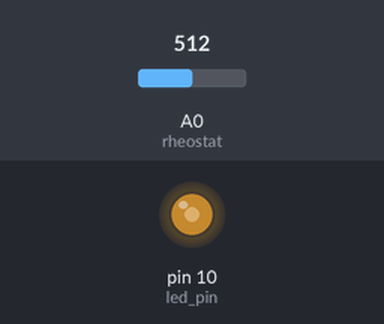
Bench run of a sketch on a simulated Arduino Uno, built with avr-gcc and run on an emulated ATmega328P. Parts: output pins drawn as LEDs (lit = HIGH). The test bench sets the inputs (shaded band); at power-on: A0 (rheostat) = 512.

Above: at 1.2 s.
1.3 s: A0 (rheostat) set to 716
At 1.7 s:
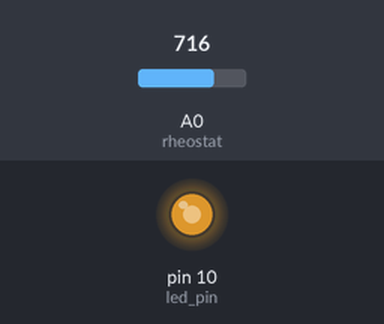
2.8 s: A0 (rheostat) set to 900
At 4.0 s:
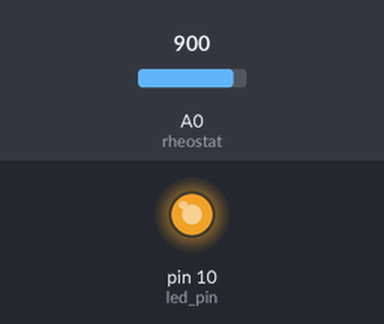
4.3 s: A0 (rheostat) set to 122
At 5.2 s:
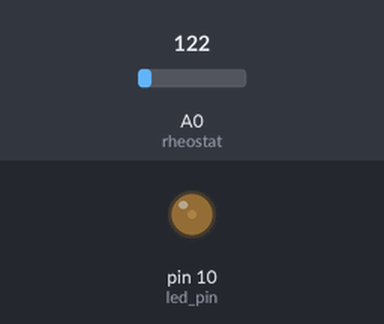
5.8 s: A0 (rheostat) set to 0
At 6.4 s:
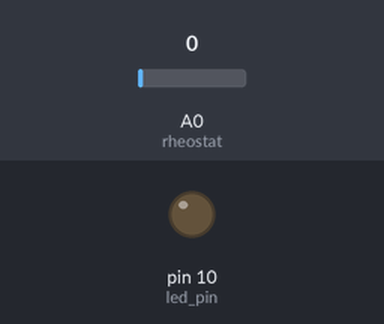
7.3 s: A0 (rheostat) set to 511
At 8.7 s:
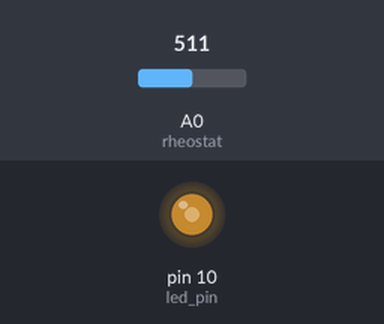
Timing chart, 0 to 9.8 s (numbered marks = the images above; inputs shaded):
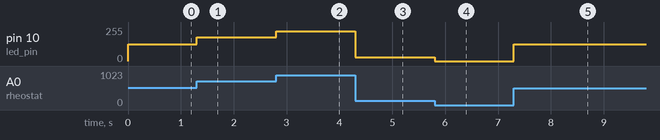

The sketch:

rheostat_led1.ino
```cpp
const int led_pin = 10;
const int rheostat = 0;

void setup() {
  // put your setup code here, to run once:
pinMode (led_pin, OUTPUT);
pinMode (rheostat, INPUT);
}

void loop() {
  // put your main code here, to run repeatedly:
int rheostat_value = analogRead (rheostat);
rheostat_value = map (rheostat_value, 0, 1023, 0, 255);
analogWrite (led_pin, rheostat_value);
}
```

Measured:
- after the input at 1.3 s, pin 10 (led_pin): 127/255 → 178/255 at once
- after the input at 2.8 s, pin 10 (led_pin): 178/255 → 224/255 at once
- after the input at 4.3 s, pin 10 (led_pin): 224/255 → 30/255 at once
- after the input at 5.8 s, pin 10 (led_pin): 30/255 → 0/255 at once
- after the input at 7.3 s, pin 10 (led_pin): 0/255 → 127/255 at once
